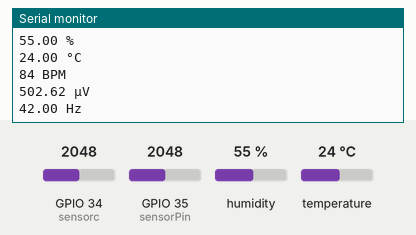
Bench run of a sketch on a simulated ESP32. Shown: the last lines printed to the serial monitor. Inputs (shaded band) come from the test bench; at power-on: humidity 55 %, GPIO 34 (sensorc) = 2048, GPIO 35 (sensorPin) = 2048, temperature 24 °C (analog values on the 0–4095 scale). WiFi joins after 1.5 s; servers stay silent unless stated; uploads are accepted with an empty reply.

Above: at 2.7 s.
2.8 s: humidity set to 22 %
At 3.6 s:
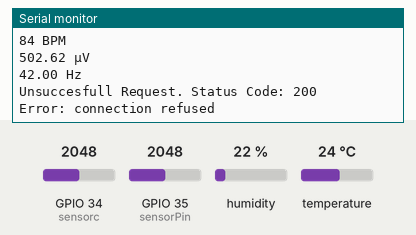
9.8 s: GPIO 34 (sensorc) set to 2866
At 15.9 s:
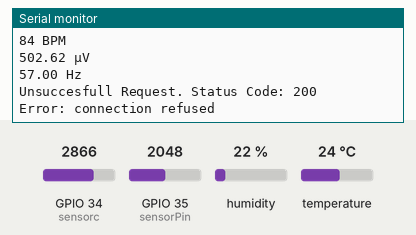
16.8 s: GPIO 35 (sensorPin) set to 2866
At 21.4 s:
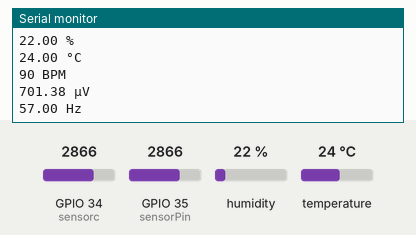
23.8 s: temperature set to 12 °C
At 28.2 s:
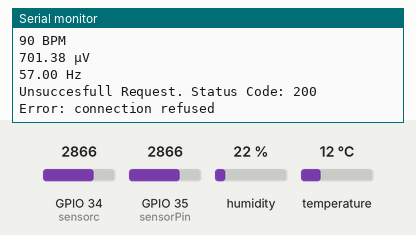
30.8 s: GPIO 34 (sensorc) set to 3972
At 34.3 s:
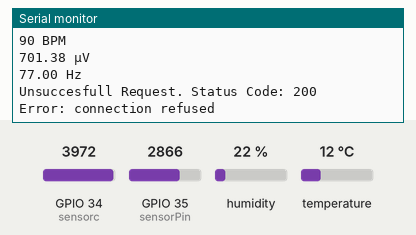
37.8 s: GPIO 35 (sensorPin) set to 3972
At 40.02 s:
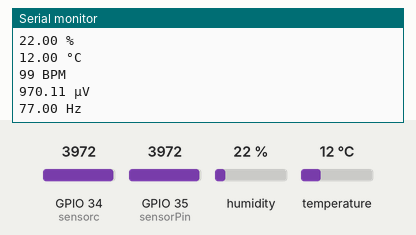
Timing chart, 0 to 41.5 s (numbered marks = the images above; inputs shaded):
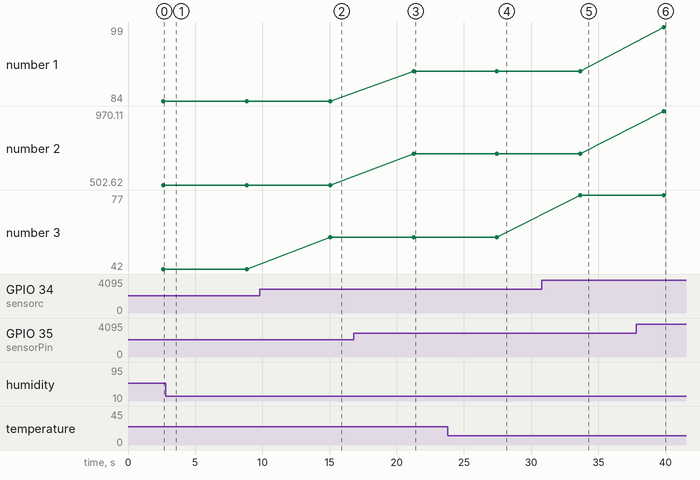

The sketch:

sketch.ino
```cpp
#include "DHT.h"
#include <WiFi.h>
#include <HTTPClient.h>
#include <utility>
#include <ArduinoJson.h>

const char* ssid = "Wokwi-GUEST";
const char* password = "";

#define DHTPIN 16
#define DHTTYPE DHT22
DHT dht(DHTPIN, DHTTYPE);

int iotDeviceId = 1;

const int sensorPin = 35;
int sensorValue;
const int ledv = 18;

float value;
const int sensorv = 2;
const int sensorc = 34;

unsigned long startTime = 0;  // Variable para almacenar el tiempo de inicio del evento
bool highValueState = false;  // Estado indicando si estamos en un periodo con value alto

std::pair<float, unsigned long> sensorvoltaje() {
  sensorValue = analogRead(sensorPin);
  value = fmap(sensorValue, 0, 4095, 5.0, 1000.0);

  unsigned long elapsedTime = 0;
  if (value > 5 && !highValueState) {  // Si value está por encima del umbral y no estamos en un periodo alto
    startTime = millis();  // Almacena el tiempo de inicio
    highValueState = true;  // Establece el estado a alto
    Serial.println("Your Status is: High");
  }

  if (value <= 5 && highValueState) {  // Si value vuelve a bajar y estamos en un periodo alto
    elapsedTime = millis() - startTime;  // Calcula el tiempo transcurrido
    Serial.print("Time in high status: ");
    Serial.print(elapsedTime);
    Serial.println(" ms");
    highValueState = false;  // Restablece el estado a bajo
  }


  delay(1000);
  return std::make_pair(value, elapsedTime);
}

float fmap(float x, float in_min, float in_max, float out_min, float out_max) {
  return (x - in_min) * (out_max - out_min) / (in_max - in_min) + out_min;
}

float current() {
  int sensorValue = analogRead(sensorc);
  float current = map(sensorValue, 0, 4095, 5.0, 80.0);


  return current;
}

void connnecToWiFi() {
  Serial.begin(3000);
  Serial.print("Connecting to WiFi");
  WiFi.begin(ssid, password);
  while (WiFi.status() != WL_CONNECTED) {
    delay(100);
    Serial.print(".");
  }
  Serial.println(" Connected!");
}

void setup() {


  connnecToWiFi();
  analogReadResolution(12);
  Serial.print("IoTheraphy Device ID: ");
  Serial.println(iotDeviceId);
  Serial.begin(115200);

}

void loop() {
  float humidity = dht.readHumidity();
  // Read temperature as Celsius (the default)
  float degreesC = dht.readTemperature();
  // Read temperature as Fahrenheit (isFahrenheit = true)
  float degreesF = dht.readTemperature(true);

  //float amplitud = sensorvoltaje();
  auto sensorVoltageResult = sensorvoltaje();
  float amplitude = sensorVoltageResult.first;
  unsigned long elapsedTime = sensorVoltageResult.second;

  float frecuency = current();

  String iotDeviceIdString = String(iotDeviceId);
  String humidityString = String(humidity);
  String degreesCString = String(degreesC);
  String degreesFString = String(degreesF);
  // Obtener el pulso base
  int pulseBase = 70;

  // Ajustar el pulso en función del voltaje
  int adjustedPulse = pulseBase + map(amplitude, 5.0, 1000.0, 0, 30);


  String pulse = String(adjustedPulse);


  Serial.print(humidityString);
  Serial.println(" %");

  Serial.print(degreesCString);
  Serial.println(" °C");

  Serial.print(pulse);
  Serial.println(" BPM");

  Serial.print(amplitude);
  Serial.println(" µV");

  Serial.print(frecuency);
  Serial.println(" Hz");

  if (elapsedTime != 0) {
    Serial.print(elapsedTime);
    Serial.println(" ms");
  }


  connectingBack(iotDeviceIdString, humidityString, degreesCString, pulse, amplitude,
  frecuency, elapsedTime);


  delay(5000); // Espera un segundo antes de volver a enviar los datos
}


void connectingBack(String iotDeviceIdString, String humidityString, String degreesCString,
  String pulse, double amplitude, double frecuency, double elapsedTime ) {
 // Construye el JSON manualmente

 DynamicJsonDocument doc(1024);

doc["iotDeviceId"] = iotDeviceIdString;
doc["humidity"]   = humidityString;
doc["temperature"] = degreesCString;
doc["pulse"] = pulse;
doc["mapAmplitude"] = amplitude;
doc["mapFrequency"]   = frecuency;
doc["mapDuration"] = elapsedTime;


//serializeJson(doc, Serial);


  String jsonString;
  serializeJson(doc, jsonString);


  // Crea la solicitud HTTP
  HTTPClient http;
  http.begin("https://api-iotheraphy-production.up.railway.app/api/v1/iotResults"); // Reemplaza con la URL de tu endpoint
  http.addHeader("Content-Type", "application/json");

  // Envía la solicitud POST con los datos JSON
  int httpCode = http.POST(jsonString);
  if (httpCode == HTTP_CODE_CREATED) {
    Serial.println("Succesfull request. Sent Data.");
  } else {
    Serial.print("Unsuccesfull Request. Status Code: ");
    Serial.println(httpCode);
    String errorMsg = http.errorToString(httpCode);
    Serial.println("Error: " + errorMsg);
  }

  http.end();
}
```

Measured:
- after the input at 9.8 s, the serial monitor: prints a new line after 5.2 s (image 2)
- after the input at 16.8 s, the serial monitor: prints a new line after 4.4 s (image 3)
- after the input at 23.8 s, the serial monitor: prints a new line after 3.7 s (image 4)
- after the input at 30.8 s, the serial monitor: prints a new line after 2.9 s (image 5)
- after the input at 37.8 s, the serial monitor: prints a new line after 2.1 s (image 6)
- plotted number 1: 84 → 90 after the input at 16.8 s, 90 → 99 after the input at 37.8 s
- plotted number 2: 502.62 → 701.38 after the input at 16.8 s, 701.38 → 970.11 after the input at 37.8 s
- plotted number 3: 42 → 57 after the input at 9.8 s, 57 → 77 after the input at 30.8 s
